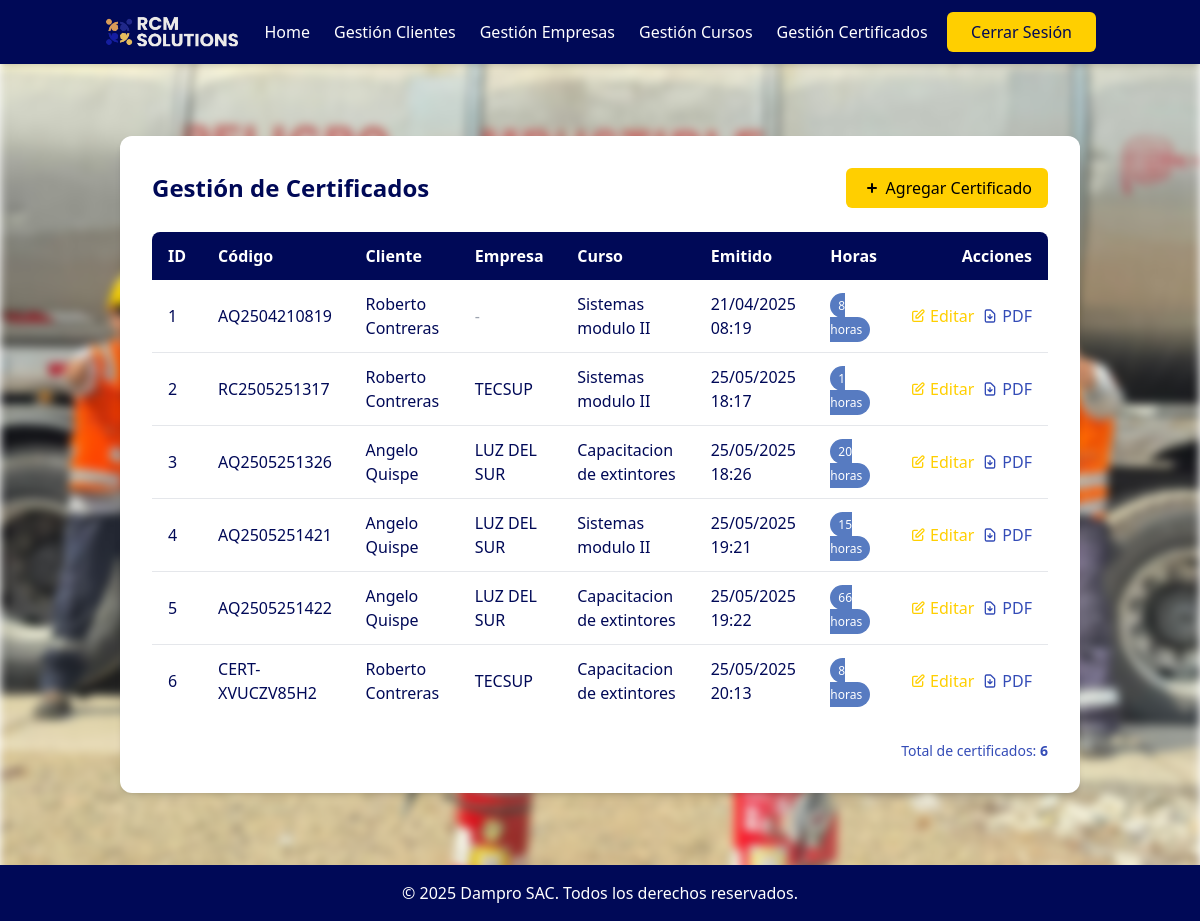
/dashboard/certificados/ (signed in), run on an earlier commit of the app's database.
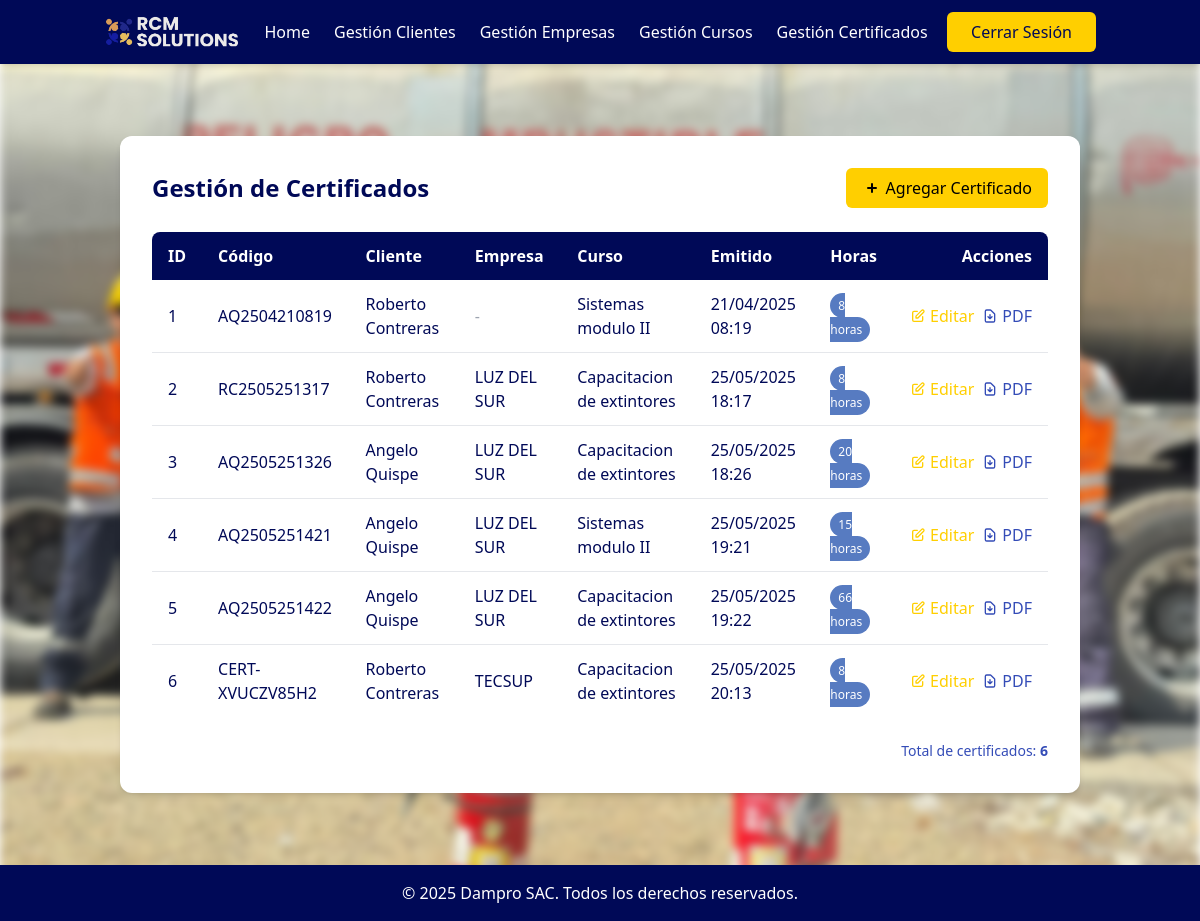
And on a later commit of the database.
### system/models.py (models this page shows)
class Certificate(models.Model):
    cert_code = models.CharField(max_length=100, unique=True)
    usuario = models.ForeignKey(Usuario, on_delete=models.CASCADE, related_name='certificates')
    course = models.ForeignKey(Course, on_delete=models.CASCADE, related_name='certificates')
    empresa = models.ForeignKey(Empresa, on_delete=models.CASCADE, related_name='certificates', null=True, blank=True)
    creation_date = models.DateTimeField(default=models.functions.Now)  # Se cambió de auto_now_add=True para permitir edición
    chronological_hours = models.PositiveIntegerField()

class Empresa(models.Model):
    ruc = models.CharField(max_length=11, unique=True)
    nombre = models.CharField(max_length=200)  # razón social

class Course(models.Model):
    name = models.CharField(max_length=200)
    course_hours = models.PositiveIntegerField()

class Usuario(models.Model):
    first_name = models.CharField(max_length=100)
    last_name = models.CharField(max_length=100)
    second_last_name = models.CharField(max_length=100, blank=True, null=True)
    dni = models.CharField(max_length=8, unique=True, null=True, blank=True)  # DNI peruano estándar de 8 dígitos
    user_type = models.CharField(max_length=50)
    empresa = models.ForeignKey(Empresa, on_delete=models.CASCADE, related_name='usuarios', null=True, blank=True)

### system/views.py (the view)
# urls.py: path('dashboard/certificados/', views.gestion_certificados, name='gestion_certificados'),
@login_required
def gestion_certificados(request):
    certificados = Certificate.objects.select_related('usuario', 'course', 'empresa').all()
    return render(request, 'system/gestion_certificados.html', {
        'certificados': certificados
    })

### system/views.py (called while the page is built)
def login_required(view_func):
    @wraps(view_func)
    def wrapped_view(request, *args, **kwargs):
        if not request.session.get('user_id'):
            return redirect('system:login')
        return view_func(request, *args, **kwargs)
    return wrapped_view

### system/templates/system/gestion_certificados.html (shortened to what the changed rows need)
{% extends 'system/base_logged.html' %}
{% block content %}
<section class="gestion-certificados py-12">
  <div class="container mx-auto px-4">
    <div class="bg-rcm-white rounded-xl shadow-md p-8 max-w-6xl mx-auto">
      <div class="flex justify-between items-center mb-6">
        <h1 class="text-2xl font-bold text-rcm-navy">Gestión de Certificados</h1>
      </div>
      <div class="overflow-x-auto">
        <table class="min-w-full bg-rcm-white">
          <thead>
            <tr class="bg-rcm-navy text-rcm-white">
              <th class="py-3 px-4 text-left font-semibold rounded-tl-lg">ID</th>
              <th class="py-3 px-4 text-left font-semibold">Código</th>
              <th class="py-3 px-4 text-left font-semibold">Cliente</th>
              <th class="py-3 px-4 text-left font-semibold">Empresa</th>
              <th class="py-3 px-4 text-left font-semibold">Curso</th>
              <th class="py-3 px-4 text-left font-semibold">Emitido</th>
              <th class="py-3 px-4 text-left font-semibold">Horas</th>
              <th class="py-3 px-4 text-right font-semibold rounded-tr-lg">Acciones</th>
            </tr>
          </thead>
          <tbody class="divide-y divide-gray-200">
            {% for c in certificados %}
            <tr class="hover:bg-rcm-blue-light/10 transition-colors">
              <td class="py-3 px-4 text-rcm-navy">{{ c.id }}</td>
              <td class="py-3 px-4 text-rcm-navy font-medium">{{ c.cert_code }}</td>
              <td class="py-3 px-4 text-rcm-navy">{{ c.usuario.first_name }} {{ c.usuario.last_name }}</td>              <td class="py-3 px-4 text-rcm-navy">
                {% if c.empresa %}
                  {{ c.empresa.nombre }}
                {% else %}
                  <span class="text-gray-400">-</span>
                {% endif %}
              </td>
              <td class="py-3 px-4 text-rcm-navy">{{ c.course.name }}</td>
              <td class="py-3 px-4 text-rcm-navy">{{ c.creation_date|date:"d/m/Y H:i" }}</td>
              <td class="py-3 px-4">
                <span class="px-2 py-1 text-xs rounded-full bg-rcm-blue-light text-rcm-white">
                  {{ c.chronological_hours }} horas
                </span>
              </td>
              <td class="py-3 px-4 text-right">
                <div class="flex justify-end items-center space-x-2">
                  <a href="{% url 'system:edit_certificado' c.id %}" class="text-rcm-gold hover:underline font-medium flex items-center">
                    <svg xmlns="http://www.w3.org/2000/svg" class="h-4 w-4 mr-1" fill="none" viewBox="0 0 24 24" stroke="currentColor">
                      <path stroke-linecap="round" stroke-linejoin="round" stroke-width="2" d="M11 5H6a2 2 0 00-2 2v11a2 2 0 002 2h11a2 2 0 002-2v-5m-1.414-9.414a2 2 0 112.828 2.828L11.828 15H9v-2.828l8.586-8.586z" />
                    </svg>
                    Editar
                  </a>
                  <a href="{% url 'system:certificado_pdf' c.cert_code %}" target="_blank" class="text-rcm-blue-medium hover:underline font-medium flex items-center">
                    PDF
                  </a>
                </div>
              </td>
            </tr>
            {% empty %}
            <tr>
              <td colspan="8" class="py-8 text-center text-rcm-blue-medium italic">No hay certificados registrados.</td>
            </tr>
            {% endfor %}
          </tbody>
        </table>
      </div>
    </div>
  </div>
</section>
{% endblock %}

What changed in the data, as far as the page shows it:
changed Certificate "RC2505251317": empresa.nombre "TECSUP" → "LUZ DEL SUR"; course.name "Sistemas modulo II" → "Capacitacion de extintores"; chronological_hours "1" → "8"
